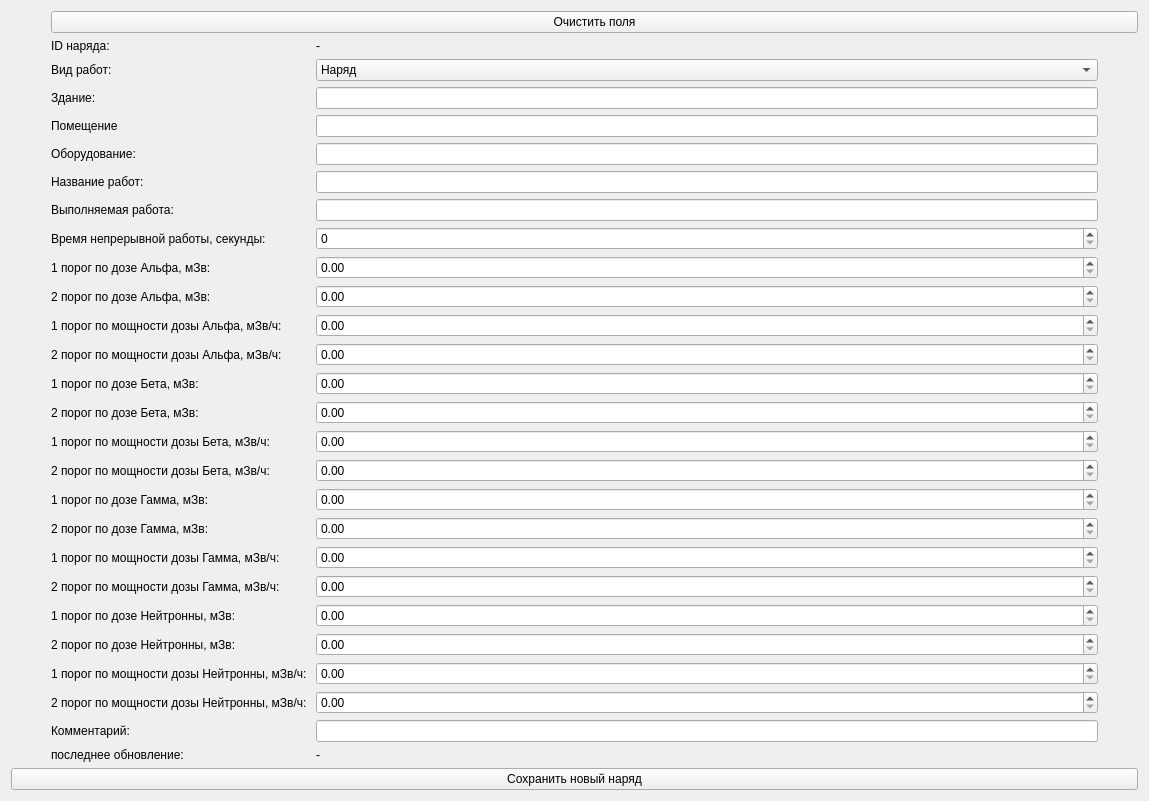
                        <widget class="QWidget" name="scrollAreaWidgetContents_6">
                         <property name="geometry">
                          <rect>
                           <x>0</x>
                           <y>0</y>
                           <width>1149</width>
                           <height>788</height>
                          </rect>
                         </property>
                         <layout class="QGridLayout" name="gridLayout_22">
                          <item row="0" column="0">
                           <layout class="QVBoxLayout" name="verticalLayout_31">
                            <item>
                             <layout class="QHBoxLayout" name="horizontalLayout_27">
                              <item>
                               <spacer name="horizontalSpacer_57">
                                <property name="orientation">
                                 <enum>Qt::Vertical</enum>
                                </property>
                                <property name="sizeHint" stdset="0">
                                 <size>
                                  <width>40</width>
                                  <height>20</height>
                                 </size>
                                </property>
                               </spacer>
                              </item>
                              <item>
                               <widget class="QPushButton" name="btn_createNewDuty">
                                <property name="text">
                                 <string>Очистить поля</string>
                                </property>
                               </widget>
                              </item>
                             </layout>
                            </item>
                            <item>
                             <layout class="QHBoxLayout" name="horizontalLayout_30">
                              <item>
                               <spacer name="horizontalSpacer_55">
                                <property name="orientation">
                                 <enum>Qt::Vertical</enum>
                                </property>
                                <property name="sizeHint" stdset="0">
                                 <size>
                                  <width>40</width>
                                  <height>20</height>
                                 </size>
                                </property>
                               </spacer>
                              </item>
                              <item>
                               <layout class="QFormLayout" name="formLayout_5">
                                <item row="0" column="0">
                                 <widget class="QLabel" name="label_73">
                                  <property name="text">
                                   <string>ID наряда: </string>
                                  </property>
                                 </widget>
                                </item>
                                <item row="0" column="1">
                                 <widget class="QLabel" name="label_duty_id">
                                  <property name="text">
                                   <string>-</string>
                                  </property>
                                 </widget>
                                </item>
                                <item row="1" column="0">
                                 <widget class="QLabel" name="label_74">
                                  <property name="text">
                                   <string>Вид работ:</string>
                                  </property>
                                 </widget>
                                </item>
                                <item row="1" column="1">
                                 <widget class="QComboBox" name="comboBox_type_duty">
                                  <item>
                                   <property name="text">
                                    <string>Наряд</string>
                                   </property>
                                  </item>
                                  <item>
                                   <property name="text">
                                    <string>Распоряжение</string>
                                   </property>
                                  </item>
                                 </widget>
                                </item>
                                <item row="2" column="0">
                                 <widget class="QLabel" name="label_80">
                                  <property name="text">
                                   <string>Здание: </string>
                                  </property>
                                 </widget>
                                </item>
                                <item row="2" column="1">
                                 <widget class="QLineEdit" name="lineEdit_blok"/>
                                </item>
                                <item row="3" column="0">
                                 <widget class="QLabel" name="label_81">
                                  <property name="text">
                                   <string>Помещение</string>
                                  </property>
                                 </widget>
                                </item>
                                <item row="3" column="1">
                                 <widget class="QLineEdit" name="lineEdit_room"/>
                                </item>
                                <item row="4" column="0">
                                 <widget class="QLabel" name="label_82">
                                  <property name="text">
                                   <string>Оборудование:</string>
                                  </property>
                                 </widget>
                                </item>
                                <item row="4" column="1">
                                 <widget class="QLineEdit" name="lineEdit_equipment"/>
                                </item>
                                <item row="5" column="0">
                                 <widget class="QLabel" name="label_83">
                                  <property name="text">
                                   <string>Название работ:</string>
                                  </property>
                                 </widget>
                                </item>
                                <item row="5" column="1">
                                 <widget class="QLineEdit" name="lineEdit_name_work"/>
                                </item>
                                <item row="6" column="0">
                                 <widget class="QLabel" name="label_84">
                                  <property name="text">
                                   <string>Выполняемая работа: </string>
                                  </property>
                                 </widget>
                                </item>
                                <item row="6" column="1">
                                 <widget class="QLineEdit" name="lineEdit_type_work"/>
                                </item>
                                <item row="7" column="0">
                                 <widget class="QLabel" name="label_85">
                                  <property name="text">
                                   <string>Время непрерывной работы, секунды:</string>
                                  </property>
                                 </widget>
                                </item>
                                <item row="7" column="1">
                                 <widget class="QSpinBox" name="spinBox_time"/>
                                </item>
                                <item row="8" column="0">
                                 <widget class="QLabel" name="label_86">
                                  <property name="text">
                                   <string>1 порог по дозе Альфа, мЗв: </string>
                                  </property>
                                 </widget>
                                </item>
                                <item row="9" column="0">
                                 <widget class="QLabel" name="label_87">
                                  <property name="text">
                                   <string>2 порог по дозе Альфа, мЗв: </string>
                                  </property>
                                 </widget>
                                </item>
                                <item row="10" column="0">
                                 <widget class="QLabel" name="label_88">
                                  <property name="text">
                                   <string>1 порог по мощности дозы Альфа, мЗв/ч: </string>
                                  </property>
                                 </widget>
                                </item>
                                <item row="11" column="0">
                                 <widget class="QLabel" name="label_101">
                                  <property name="text">
                                   <string>2 порог по мощности дозы Альфа, мЗв/ч: </string>
                                  </property>
                                 </widget>
                                </item>
                                <item row="12" column="0">
                                 <widget class="QLabel" name="label_100">
                                  <property name="text">
                                   <string>1 порог по дозе Бета, мЗв: </string>
                                  </property>
                                 </widget>
                                </item>
                                <item row="13" column="0">
                                 <widget class="QLabel" name="label_99">
                                  <property name="text">
                                   <string>2 порог по дозе Бета, мЗв: </string>
                                  </property>
                                 </widget>
                                </item>
                                <item row="14" column="0">
                                 <widget class="QLabel" name="label_98">
                                  <property name="text">
                                   <string>1 порог по мощности дозы Бета, мЗв/ч: </string>
                                  </property>
                                 </widget>
                                </item>
                                <item row="15" column="0">
                                 <widget class="QLabel" name="label_97">
                                  <property name="text">
                                   <string>2 порог по мощности дозы Бета, мЗв/ч: </string>
                                  </property>
                                 </widget>
                                </item>
                                <item row="16" column="0">
                                 <widget class="QLabel" name="label_96">
                                  <property name="text">
                                   <string>1 порог по дозе Гамма, мЗв: </string>
                                  </property>
                                 </widget>
                                </item>
                                <item row="17" column="0">
                                 <widget class="QLabel" name="label_95">
                                  <property name="text">
                                   <string>2 порог по дозе Гамма, мЗв: </string>
                                  </property>
                                 </widget>
                                </item>
                                <item row="18" column="0">
                                 <widget class="QLabel" name="label_94">
                                  <property name="text">
                                   <string>1 порог по мощности дозы Гамма, мЗв/ч: </string>
                                  </property>
                                 </widget>
                                </item>
                                <item row="19" column="0">
                                 <widget class="QLabel" name="label_93">
                                  <property name="text">
                                   <string>2 порог по мощности дозы Гамма, мЗв/ч: </string>
                                  </property>
                                 </widget>
                                </item>
                                <item row="20" column="0">
                                 <widget class="QLabel" name="label_92">
                                  <property name="text">
                                   <string>1 порог по дозе Нейтронны, мЗв: </string>
                                  </property>
                                 </widget>
                                </item>
                                <item row="21" column="0">
                                 <widget class="QLabel" name="label_91">
                                  <property name="text">
                                   <string>2 порог по дозе Нейтронны, мЗв: </string>
                                  </property>
                                 </widget>
                                </item>
                                <item row="22" column="0">
                                 <widget class="QLabel" name="label_90">
                                  <property name="text">
                                   <string>1 порог по мощности дозы Нейтронны, мЗв/ч: </string>
                                  </property>
                                 </widget>
                                </item>
                                <item row="23" column="0">
                                 <widget class="QLabel" name="label_89">
                                  <property name="text">
                                   <string>2 порог по мощности дозы Нейтронны, мЗв/ч: </string>
                                  </property>
                                 </widget>
                                </item>
                                <item row="25" column="0">
                                 <widget class="QLabel" name="label_78">
                                  <property name="text">
                                   <string>Комментарий:</string>
                                  </property>
                                 </widget>
                                </item>
                                <item row="25" column="1">
                                 <widget class="QLineEdit" name="lineEdit_duty_note"/>
                                </item>
                                <item row="26" column="0">
                                 <widget class="QLabel" name="label_77">
                                  <property name="text">
                                   <string>последнее обновление: </string>
                                  </property>
                                 </widget>
                                </item>
                                <item row="8" column="1">
                                 <widget class="QDoubleSpinBox" name="doubleSpinBox_dose_a_1"/>
                                </item>
                                <item row="9" column="1">
                                 <widget class="QDoubleSpinBox" name="doubleSpinBox_dose_a_2"/>
                                </item>
                                <item row="10" column="1">
                                 <widget class="QDoubleSpinBox" name="doubleSpinBox_rate_a_1"/>
                                </item>
                                <item row="11" column="1">
                                 <widget class="QDoubleSpinBox" name="doubleSpinBox_rate_a_2"/>
                                </item>
                                <item row="12" column="1">
                                 <widget class="QDoubleSpinBox" name="doubleSpinBox_dose_b_1"/>
                                </item>
                                <item row="13" column="1">
                                 <widget class="QDoubleSpinBox" name="doubleSpinBox_dose_b_2"/>
                                </item>
                                <item row="14" column="1">
                                 <widget class="QDoubleSpinBox" name="doubleSpinBox_rate_b_1"/>
                                </item>
                                <item row="15" column="1">
                                 <widget class="QDoubleSpinBox" name="doubleSpinBox_rate_b_2"/>
                                </item>
                                <item row="16" column="1">
                                 <widget class="QDoubleSpinBox" name="doubleSpinBox_dose_g_1"/>
                                </item>
                                <item row="17" column="1">
                                 <widget class="QDoubleSpinBox" name="doubleSpinBox_dose_g_2"/>
                                </item>
                                <item row="18" column="1">
                                 <widget class="QDoubleSpinBox" name="doubleSpinBox_rate_g_1"/>
                                </item>
                                <item row="19" column="1">
                                 <widget class="QDoubleSpinBox" name="doubleSpinBox_rate_g_2"/>
                                </item>
                                <item row="20" column="1">
                                 <widget class="QDoubleSpinBox" name="doubleSpinBox_dose_n_1"/>
                                </item>
                                <item row="21" column="1">
                                 <widget class="QDoubleSpinBox" name="doubleSpinBox_dose_n_2"/>
                                </item>
                                <item row="22" column="1">
                                 <widget class="QDoubleSpinBox" name="doubleSpinBox_rate_n_1"/>
                                </item>
                                <item row="23" column="1">
                                 <widget class="QDoubleSpinBox" name="doubleSpinBox_rate_n_2"/>
                                </item>
                                <item row="26" column="1">
                                 <widget class="QLabel" name="label_last_update">
                                  <property name="text">
                                   <string>-</string>
                                  </property>
                                 </widget>
                                </item>
                               </layout>
                              </item>
                              <item>
                               <spacer name="horizontalSpacer_56">
                                <property name="orientation">
                                 <enum>Qt::Vertical</enum>
                                </property>
                                <property name="sizeHint" stdset="0">
                                 <size>
                                  <width>40</width>
                                  <height>20</height>
                                 </size>
                                </property>
                               </spacer>
                              </item>
                             </layout>
                            </item>
                            <item>
                             <layout class="QHBoxLayout" name="layoutForBtnDuty">
                              <item>
                               <widget class="QPushButton" name="btn_saveNewDuty">
                                <property name="text">
                                 <string>Сохранить новый наряд</string>
                                </property>
                               </widget>
                              </item>
                             </layout>
                            </item>
                           </layout>
                          </item>
                         </layout>
                        </widget>
